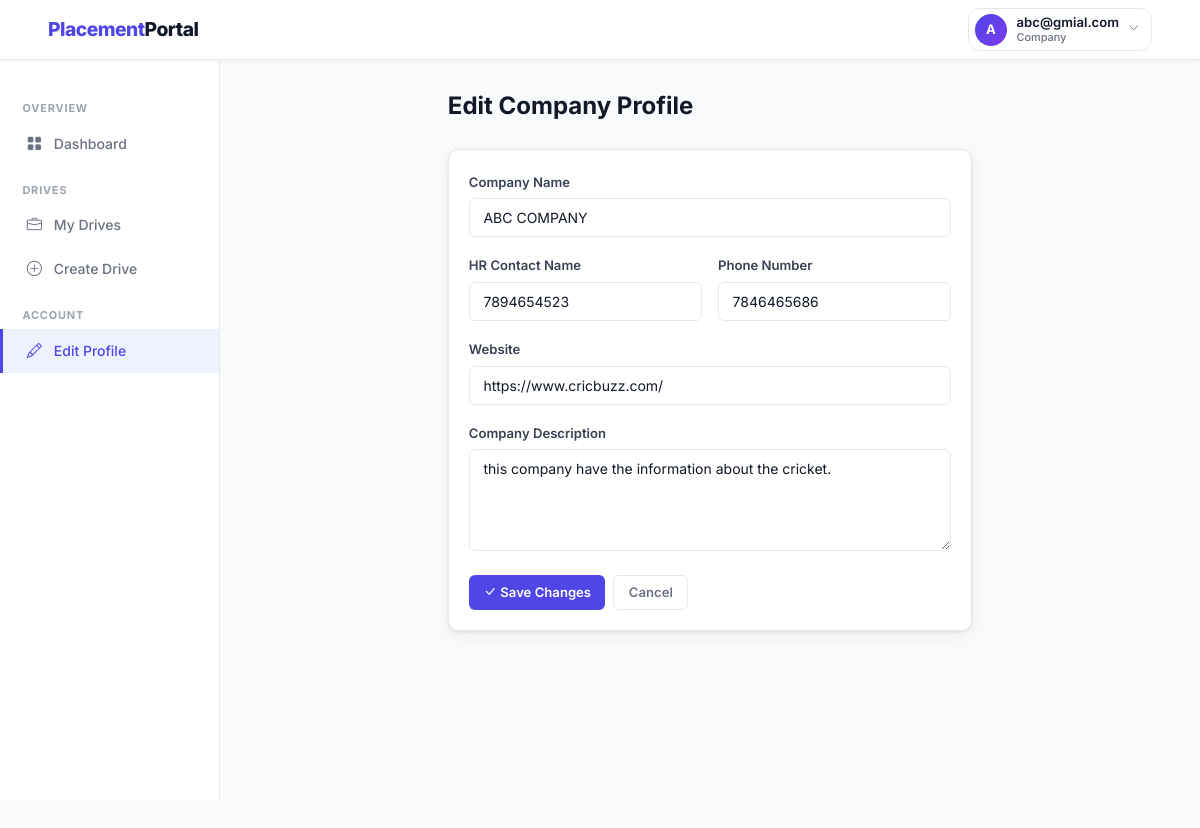
Screenshot of /company/profile/edit (signed in) with the database file from the repository.
### backend/models.py (models this page shows, shortened)
class Company(db.Model):
    __tablename__ = 'company'
    id = db.Column(db.Integer, primary_key=True)
    company_name = db.Column(db.String(150), nullable=False)
    email = db.Column(db.String(120), unique=True, nullable=False)
    password_hash = db.Column(db.String(256), nullable=False)
    hr_contact = db.Column(db.String(100))
    phone = db.Column(db.String(20))
    website = db.Column(db.String(200))
    description = db.Column(db.Text)
    approval_status = db.Column(db.String(20), default='pending')
    registered_at = db.Column(db.DateTime, default=datetime.utcnow)
    drives = db.relationship('PlacementDrive', backref='company', lazy=True,
                             cascade='all, delete-orphan')

### backend/routes.py (the view, shortened to what this page needs)
    @app.route('/company/profile/edit', methods=['GET', 'POST'])
    @login_required('company')
    def company_edit_profile():
        company = Company.query.get(session['user_id'])
        return render_template('company/edit_profile.html', company=company)

### backend/routes.py (called while the page is built)
def login_required(role):
    def decorator(f):
        @wraps(f)
        def decorated_function(*args, **kwargs):
            if 'user_id' not in session:
                flash('Please log in to continue.', 'warning')
                return redirect(url_for('auth_login', role=role))
            if session.get('role') != role:
                flash('You do not have permission to view that page.', 'danger')
                return redirect(url_for('home'))
            return f(*args, **kwargs)
        return decorated_function
    return decorator

### templates/company/edit_profile.html (shortened to what this page needs)
{% extends 'layout_dashboard.html' %}
{% block sidebar %}
  <div class="sidebar-section">Overview</div>
  <a href="{{ url_for('company_dashboard') }}" class="sidebar-link"><i class="bi bi-grid-fill"></i> Dashboard</a>
  <div class="sidebar-section">Drives</div>
  <a href="{{ url_for('company_drives') }}" class="sidebar-link"><i class="bi bi-briefcase"></i> My Drives</a>
  <a href="{{ url_for('company_create_drive') }}" class="sidebar-link"><i class="bi bi-plus-circle"></i> Create Drive</a>
  <div class="sidebar-section">Account</div>
  <a href="{{ url_for('company_edit_profile') }}" class="sidebar-link active"><i class="bi bi-pencil"></i> Edit Profile</a>
{% endblock %}
{% block content %}
<div class="row justify-content-center">
  <div class="col-lg-7">
    <div class="page-header">
      <h1>Edit Company Profile</h1>
    </div>
    <div class="card">
      <div class="card-body">
        <form method="POST" action="{{ url_for('company_edit_profile') }}">
          <div class="row g-3">
            <div class="col-12">
              <label class="form-label">Company Name</label>
              <input type="text" name="company_name" class="form-control" value="{{ company.company_name }}" required>
            </div>
            <div class="col-md-6">
              <label class="form-label">HR Contact Name</label>
              <input type="text" name="hr_contact" class="form-control" value="{{ company.hr_contact or '' }}">
            </div>
            <div class="col-md-6">
              <label class="form-label">Phone Number</label>
              <input type="tel" name="phone" class="form-control" value="{{ company.phone or '' }}">
            </div>
            <div class="col-12">
              <label class="form-label">Website</label>
              <input type="url" name="website" class="form-control" value="{{ company.website or '' }}">
            </div>
            <div class="col-12">
              <label class="form-label">Company Description</label>
              <textarea name="description" class="form-control" rows="4">{{ company.description or '' }}</textarea>
            </div>
          </div>
          <div class="d-flex gap-2 mt-4">
            <button type="submit" class="btn btn-primary">
              <i class="bi bi-check-lg me-1"></i>Save Changes
            </button>
            <a href="{{ url_for('company_dashboard') }}" class="btn btn-outline-secondary">Cancel</a>
          </div>
        </form>
      </div>
    </div>
  </div>
</div>
{% endblock %}

### templates/layout_dashboard.html (shortened to what this page needs)
{% extends 'base.html' %}
{% block body %}
<nav class="navbar navbar-expand-lg fixed-top">
  <div class="container-fluid px-4">
    <a class="navbar-brand" href="{{ url_for('home') }}">
      Placement<span>Portal</span>
    </a>
    <div class="ms-auto d-flex align-items-center gap-3">
      <div class="dropdown">
        <button class="profile-trigger dropdown-toggle"
                data-bs-toggle="dropdown"
                aria-expanded="false">
          <div class="avatar-circle">
            {{ session.name[0]|upper if session.name else '?' }}
          </div>
          <div class="profile-info">
            <span class="profile-name">{{ session.name }}</span>
            <span class="profile-role">{{ session.role|capitalize }}</span>
          </div>
          <i class="bi bi-chevron-down chevron-icon"></i>
        </button>
      </div>
    </div>
  </div>
</nav>
<aside class="sidebar" style="top:60px;">
  {% block sidebar %}{% endblock %}
</aside>
<main class="main-with-sidebar" style="margin-top:60px;">
  {% block content %}{% endblock %}
</main>
{% endblock %}

### static/css/styles.css (style rules this page uses)
:root { --primary: #4f46e5; --primary-dk: #3730a3; --primary-lt: #eef2ff; --success: #16a34a; --danger: #dc2626; --warning: #d97706; --info: #0891b2; --dark: #111827; --muted: #6b7280; --border: #e5e7eb; --bg: #f9fafb; --white: #ffffff; --card-shadow: 0 1px 3px rgba(0,0,0,.08), 0 4px 16px rgba(0,0,0,.06); --radius: 10px; --radius-sm: 6px; --font: 'Inter', -apple-system, BlinkMacSystemFont, 'Segoe UI', sans-serif; }
*, *::before, *::after { box-sizing: border-box; margin: 0; padding: 0; }
body { font-family: var(--font); background: var(--bg); color: var(--dark); min-height: 100vh; font-size: 14.5px; line-height: 1.6; }
a { color: var(--primary); text-decoration: none; }
.navbar { background: var(--white) !important; border-bottom: 1px solid var(--border); box-shadow: 0 1px 4px rgba(0,0,0,.06); padding: 0 1.5rem; height: 60px; }
.navbar-brand { font-size: 1.2rem; font-weight: 800; color: var(--primary) !important; letter-spacing: -.5px; }
.navbar-brand span { color: var(--dark); }
.sidebar { width: 220px; min-height: calc(100vh - 60px); background: var(--white); border-right: 1px solid var(--border); padding: 1.5rem 0; position: fixed; top: 60px; left: 0; }
.sidebar-link { display: flex; align-items: center; gap: .65rem; padding: .6rem 1.4rem; color: var(--muted); font-weight: 500; font-size: .875rem; border-left: 3px solid transparent; transition: all .18s; }
.sidebar-link:hover, .sidebar-link.active { color: var(--primary); background: var(--primary-lt); border-left-color: var(--primary); text-decoration: none; }
.sidebar-link i { width:18px; text-align:center; font-size:.95rem; }
.sidebar-section { font-size: .68rem; font-weight: 700; text-transform: uppercase; letter-spacing: .08em; color: #9ca3af; padding: 1rem 1.4rem .3rem; }
.main-with-sidebar { margin-left: 220px; padding: 2rem; min-height: calc(100vh - 60px); }
.page-header { margin-bottom: 1.75rem; }
.page-header h1 { font-size:1.5rem; font-weight:700; color:var(--dark); }
.card { background: var(--white); border: 1px solid var(--border) !important; border-radius: var(--radius) !important; box-shadow: var(--card-shadow); }
.card-body { padding: 1.25rem !important; }
.btn { font-family: var(--font); font-weight: 600; font-size: .82rem; border-radius: var(--radius-sm); padding: .4rem .9rem; transition: all .18s; border: none; cursor: pointer; }
.btn-primary { background:var(--primary); color:#fff; }
.btn-outline-secondary { background:transparent; border:1.5px solid var(--border); color:var(--muted); }
.form-label { font-size:.82rem; font-weight:600; color:#374151; margin-bottom:.35rem; }
.form-control, .form-select { font-family: var(--font); font-size: .875rem; border: 1.5px solid var(--border); border-radius: var(--radius-sm); padding: .5rem .85rem; transition: border-color .18s, box-shadow .18s; color: var(--dark); }
textarea.form-control { resize:vertical; min-height:90px; }
.profile-trigger { display: flex; align-items: center; gap: .6rem; background: transparent; border: 1.5px solid var(--border); border-radius: 12px; padding: .3rem .75rem .3rem .35rem; cursor: pointer; transition: background .18s, box-shadow .18s; outline: none; }
.profile-trigger::after { display: none !important; }
.avatar-circle { width: 32px; height: 32px; border-radius: 50%; background: linear-gradient(135deg, var(--primary), #7c3aed); color: white; font-size: .82rem; font-weight: 700; display: flex; align-items: center; justify-content: center; flex-shrink: 0; letter-spacing: 0; }
.profile-info { display: flex; flex-direction: column; align-items: flex-start; line-height: 1.2; }
.profile-name { font-size: .82rem; font-weight: 600; color: var(--dark); }
.profile-role { font-size: .68rem; color: var(--muted); font-weight: 500; }
.chevron-icon { font-size: .65rem; color: var(--muted); transition: transform .2s; }

### rows the page displays
Company: name "abc@gmial.com", company_name "ABC COMPANY", hr_contact "7894654523", phone "7846465686", website "https://www.cricbuzz.com/", description "this company have the information about the cricket."

### other values shown
{{ session.name[0]|upper if session.name else '?' }} "A"
{{ session.role|capitalize }} "Company"
